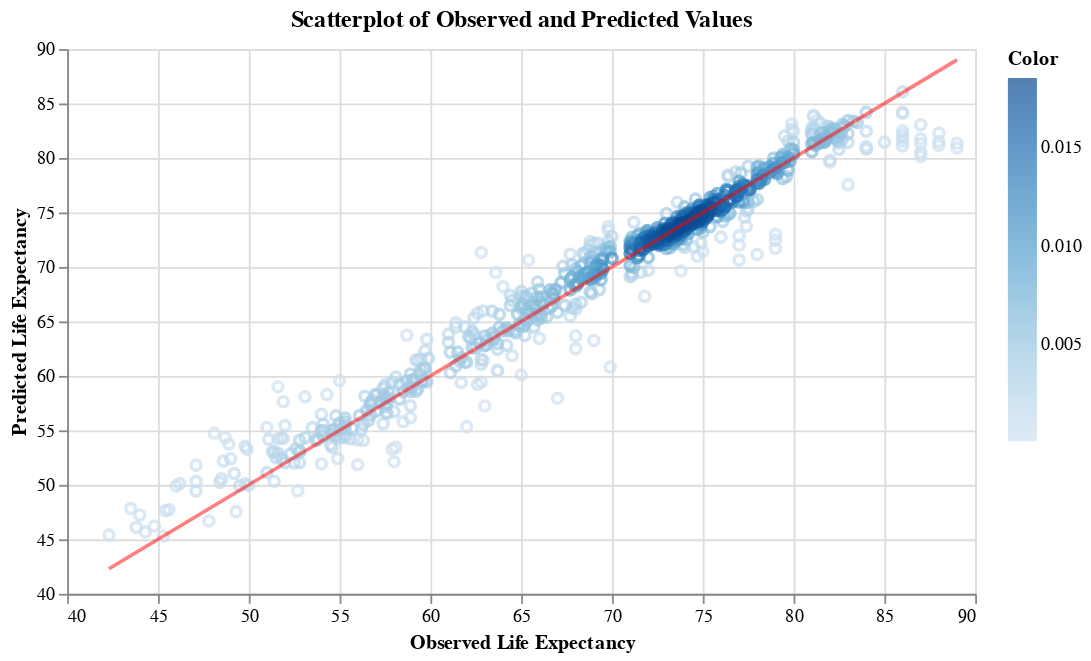

Notebook cell for this chart:
### Markdown cell above
***Visualize Results***

### Code cell
# create graph
visualize(gb_pred)

### Figure 1 — Vega-Lite specification as saved in the notebook (floating-point values rounded to 4 significant figures; data arrays with more than 128 entries replaced by an {"elided": "..."} marker saying what was removed)
{"config": {"view": {"continuousWidth": 400, "continuousHeight": 300}}, "layer": [{"data": {"name": "data-63e20612b95a1045a2d32382c6bd524e"}, "mark": "point", "encoding": {"color": {"type": "quantitative", "field": "Color", "scale": {"scheme": "blues"}}, "x": {"type": "quantitative", "field": "Observed", "scale": {"zero": false}}, "y": {"type": "quantitative", "field": "Predicted", "scale": {"zero": false}}}, "title": "Scatterplot of Observed and Predicted Values"}, {"data": {"name": "data-64b414a86a31beb6666686d928dbf5e3"}, "mark": {"type": "line", "color": "red", "opacity": 0.5}, "encoding": {"x": {"type": "quantitative", "field": "x", "scale": {"zero": false}, "title": "Observed Life Expectancy"}, "y": {"type": "quantitative", "field": "y", "scale": {"zero": false}, "title": "Predicted Life Expectancy"}}}], "height": 300, "width": 500, "$schema": "https://vega.github.io/schema/vega-lite/v4.8.1.json", "datasets": {"data-63e20612b95a1045a2d32382c6bd524e": {"elided": "734 records"}, "data-64b414a86a31beb6666686d928dbf5e3": [{"x": 42.3, "y": 42.3}, {"x": 53.97, "y": 53.97}, {"x": 65.65, "y": 65.65}, {"x": 77.33, "y": 77.33}, {"x": 89.0, "y": 89.0}]}}
